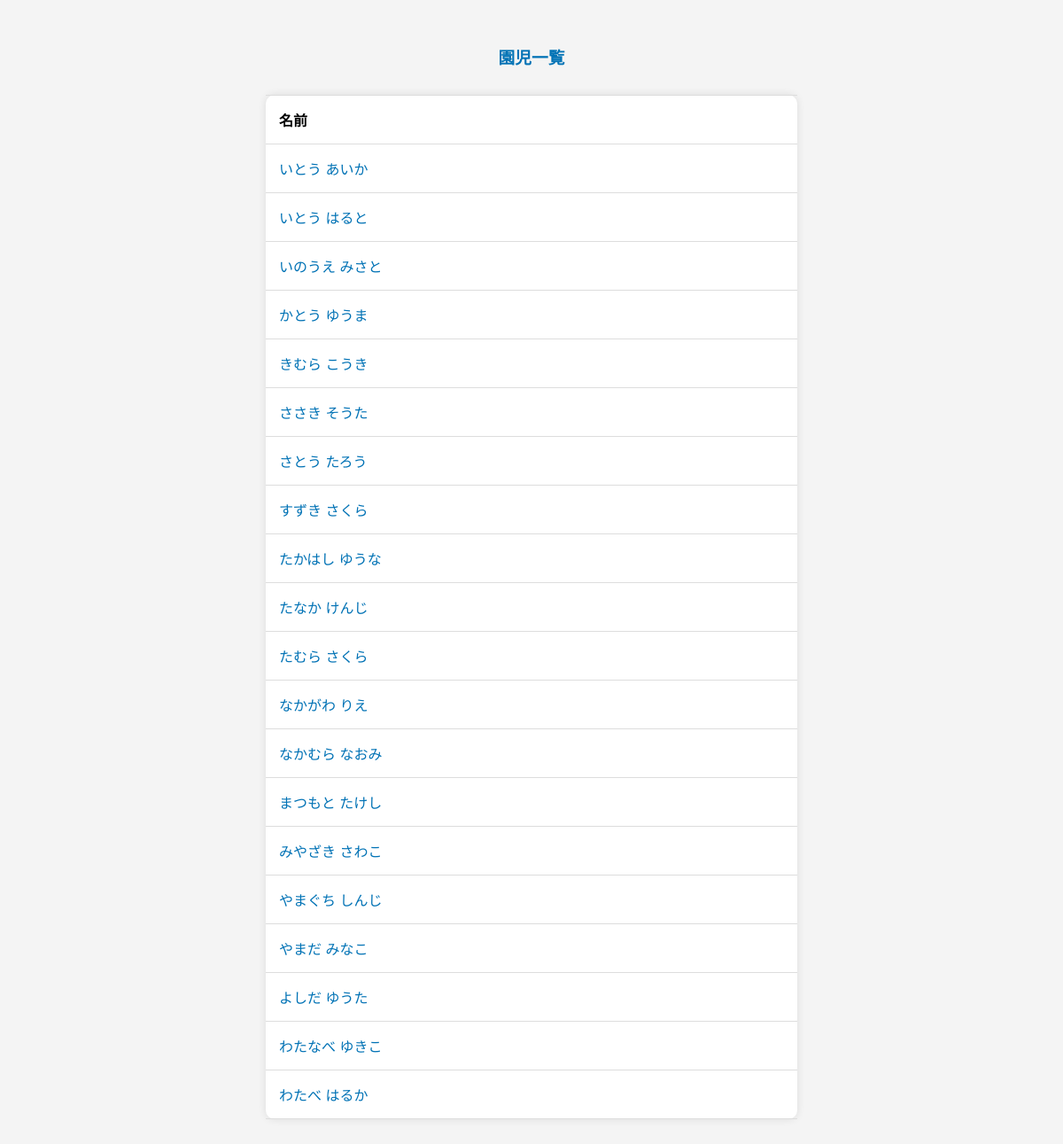
The app's page /selectchild.php with its own data.
### tables this page shows
CREATE TABLE children(
 	id MEDIUMINT UNSIGNED NOT NULL AUTO_INCREMENT,
	name VARCHAR(128),
 	PRIMARY KEY(id)
	);

### database.php (called while the page is built, shortened)
<?php
class Database{
    public function connect(){
        $db_host = $_ENV['DB_HOST'];
        $db_user = $_ENV['DB_USER'];
        $db_pass = $_ENV['DB_PASSWORD'];
        $db_name = $_ENV['DB_NAME'];
        $db_type = $_ENV['DB_TYPE'];
        $dsn = "$db_type:host=$db_host;dbname=$db_name;charset=utf8mb4";
        try{
            $pdo = new PDO($dsn, $db_user, $db_pass);
            $pdo -> setAttribute(PDO::ATTR_ERRMODE,
                    PDO::ERRMODE_EXCEPTION);
            $pdo->setAttribute(PDO::ATTR_EMULATE_PREPARES, false);
            return $pdo;
        }catch (PDOException $e) {
            exit($e->getMessage());
        }
    }
    public function children(){
        $pdo = $this->connect();
        $sql = 'SELECT id, name FROM children';
        $stmt = $pdo->prepare($sql);
        $stmt->execute();
        $childrenNames = $stmt->fetchAll(PDO::FETCH_ASSOC);
        return $childrenNames;
    }
}

### selectchild.php (the view, shortened to what this page needs)
<?php
    require_once 'database.php';
    $database = new Database();
    $rows = $database->children();
?>
<!DOCTYPE html>
<html lang="ja">
<head>
    <link rel="stylesheet" href="css/selectchild.css">
</head>
<body>
    <h3>園児一覧</h3>
    <table>
        <tr>
            <th>名前</th>
        </tr>
        <?php foreach($rows as $row): ?>
            <tr>
                <td><a href="childdetail.php?id=<?php echo $row['id'] ?>"><?php echo $row['name'] ?></a></td>
            </tr>
        <?php endforeach; ?>
    </table>
</body>
</html>

### css/selectchild.css (style rules this page uses)
body { font-family: 'Arial', sans-serif; background-color: #f4f4f4; margin: 0; padding: 0; }
h3 { text-align: center; margin-top: 50px; color: #0072B5; }
table { max-width: 600px; margin: 30px auto; background-color: #ffffff; border-radius: 10px; box-shadow: 0px 0px 10px rgba(0, 0, 0, 0.1); border-collapse: collapse; border-spacing: 0; width: 100%; border:none; }
th, td { padding: 15px; text-align: left; border-bottom: 1px solid #dddddd; border-top: 1px solid #dddddd; }
td a { text-decoration: none; color: #0072B5; transition: color 0.3s; }

### records on screen
children: name "いとう あいか"
children: name "いとう はると"
children: name "いのうえ みさと"
children: name "かとう ゆうま"
children: name "きむら こうき"
children: name "ささき そうた"
children: name "さとう たろう"
children: name "すずき さくら"
children: name "たかはし ゆうな"
children: name "たなか けんじ"
children: name "たむら さくら"
children: name "なかがわ りえ"
children: name "なかむら なおみ"
children: name "まつもと たけし"
children: name "みやざき さわこ"
children: name "やまぐち しんじ"
children: name "やまだ みなこ"
children: name "よしだ ゆうた"
children: name "わたなべ ゆきこ"
children: name "わたべ はるか"
